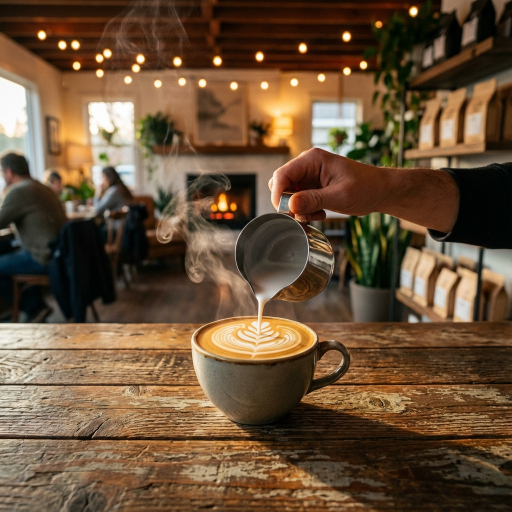
#> input picture evaluator/greenfield/vague/guided/images/hero-high.png, 1024 x 1024 px (shown at 1/2 size)
$ python generate_lqip.py
#> lines starting #> are read from the running program, lines starting #| are printed output that depends on the picture
from PIL import Image, ImageFilter
import sys

def create_lqip(input_path, output_path):
#> called with input_path = 'images/hero-high.png', output_path = 'images/hero-low.jpg'
    try:
        with Image.open(input_path) as img:
            # Resize to small dimension for LQIP
#> img is the input picture: PIL image 1024x1024 RGB; mean R, G, B 105.6, 80.5, 56.2
            small_img = img.resize((50, 50))
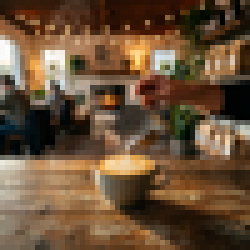
#> small_img: PIL image 50x50 RGB (shown 5 times larger); mean R, G, B 105.6, 80.5, 56.2
            # Blur
            blurred_img = small_img.filter(ImageFilter.GaussianBlur(radius=2))
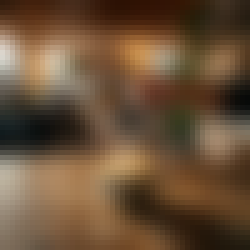
#> blurred_img: PIL image 50x50 RGB (shown 5 times larger); mean R, G, B 105.6, 80.5, 56.2
            # Save
            blurred_img.save(output_path, quality=50)
            print(f"Created {output_path}")
    except Exception as e:
        print(f"Error: {e}")

if __name__ == "__main__":
    create_lqip("images/hero-high.png", "images/hero-low.jpg")
